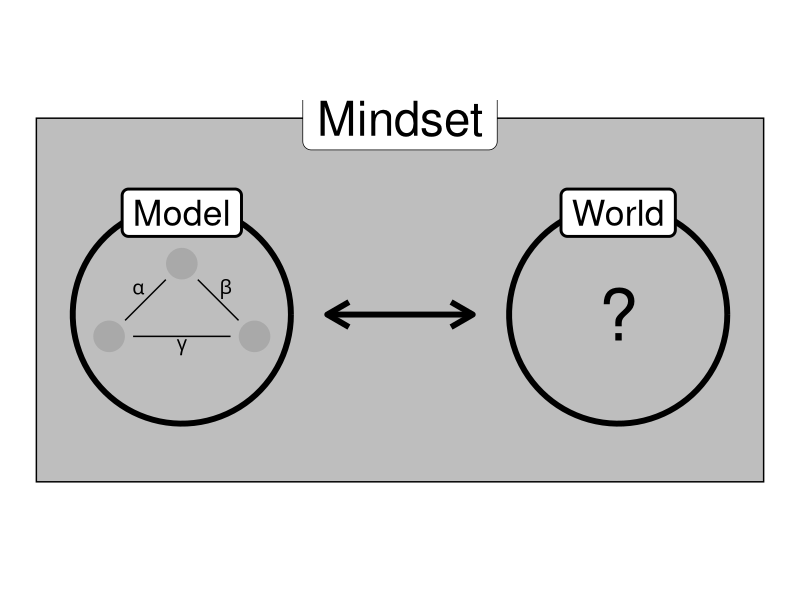

The R source for this figure:
## ---- chunk 1
library(ggplot2)
library(patchwork)

circleFun <- function(center = c(0,0),diameter = 1, npoints = 100){
    r = diameter / 2
    tt <- seq(0,2*pi,length.out = npoints)
    xx <- center[1] + r * cos(tt)
    yy <- center[2] + r * sin(tt)
    return(data.frame(x = xx, y = yy))
}

# by how much the world circle is shifted
shift = 6

# Data for drawing model circle
dat = circleFun(c(2,2.3), 3, 100)
dat$circle = "c1"
# Data for drawing world circle
dat2 = circleFun(c(2 + shift, 2.3), 3, 100)
dat2$circle = "c2"
dat = rbind(dat, dat2)

p = ggplot(dat, aes(x = x, y = y)) +
 annotate("rect", xmin = 0, xmax = 10, ymin = 0, ymax = 5, color = "black", fill = "grey") +
 annotate("label", x = 2 +  shift / 2, y = 5, label = "Mindset", size = 12) + 
 geom_path(size = 2, aes(group = circle)) +
 annotate(x = 2, y = 3.7, geom = "label", label = "Model", size = 9, label.size = 1) +
 annotate(x = 8, y = 3.7, geom = "label", label = "World", size = 9, label.size = 1) +
 annotate("text", x = 8, y = 2.3, label = "?", size = 18) +
 annotate("segment", x = 4, xend = 6, y = 2.3, yend = 2.3, arrow = arrow(ends = "both"), size = 2) +
 theme_void() 

nodes = data.frame(x = c(1, 3, 2),
                   y = c(2, 2, 3))

edges = data.frame(x =    c(2, 2, 3),
                   xend = c(1, 3, 1),
                   y =    c(3, 3, 2),
                   yend = c(2, 2, 2))
multi = 1.5
radius = 0.22 
edges$xend2 = edges$xend + c(radius, -radius, multi * radius)
edges$yend2 = edges$yend + c(radius, radius, 0)
edges$x2 = edges$x - c(radius, -radius, multi * radius)
edges$y2 = edges$y -  c(radius, radius, 0)

pmodel = p +
  geom_segment(aes(xend = xend2, yend = yend2, x = x2, y = y2), data = edges, color = "black", size = 0.5) +
  geom_point(size = 10, color = "darkgrey", data = nodes) +
  annotate("text", label = "alpha", x = 1.4, y = 2.65, parse = TRUE,  size = 5) +
  annotate("text", label = "beta",  x = 2.6, y = 2.65, parse = TRUE, size = 5) +
  annotate("text", label = "gamma", x = 2, y = 1.85, parse = TRUE, size = 5) +
  theme_void() +
  coord_fixed()

pmodel

